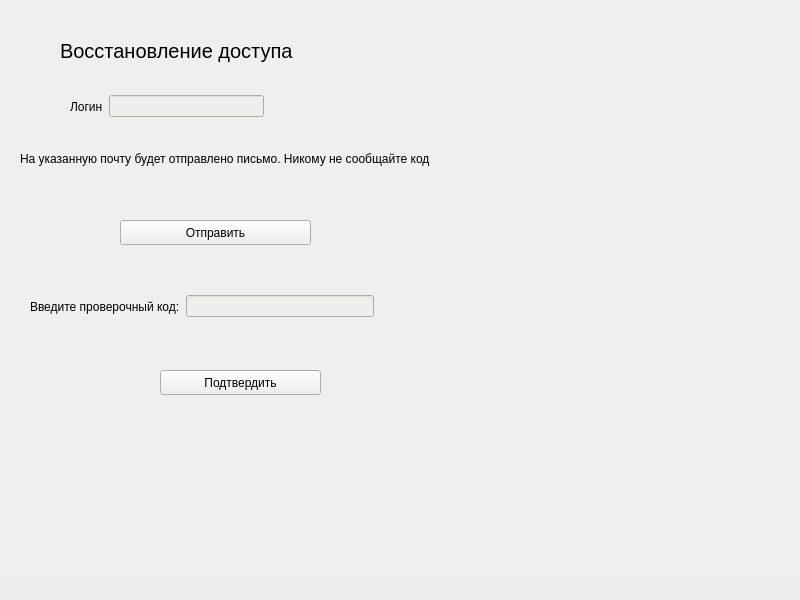
<?xml version="1.0" encoding="UTF-8"?>
<ui version="4.0">
 <class>Recovery</class>
 <widget class="QMainWindow" name="Recovery">
  <property name="geometry">
   <rect>
    <x>0</x>
    <y>0</y>
    <width>800</width>
    <height>600</height>
   </rect>
  </property>
  <property name="windowTitle">
   <string>MainWindow</string>
  </property>
  <property name="styleSheet">
   <string notr="true"/>
  </property>
  <widget class="QWidget" name="centralwidget">
   <widget class="QLabel" name="label_2">
    <property name="geometry">
     <rect>
      <x>20</x>
      <y>150</y>
      <width>521</width>
      <height>17</height>
     </rect>
    </property>
    <property name="styleSheet">
     <string notr="true"/>
    </property>
    <property name="text">
     <string>На указанную почту будет отправлено письмо. Никому не сообщайте код</string>
    </property>
   </widget>
   <widget class="QPushButton" name="pushButton">
    <property name="geometry">
     <rect>
      <x>120</x>
      <y>220</y>
      <width>191</width>
      <height>25</height>
     </rect>
    </property>
    <property name="text">
     <string>Отправить</string>
    </property>
   </widget>
   <widget class="QWidget" name="layoutWidget">
    <property name="geometry">
     <rect>
      <x>70</x>
      <y>90</y>
      <width>194</width>
      <height>33</height>
     </rect>
    </property>
    <layout class="QHBoxLayout" name="horizontalLayout">
     <item>
      <widget class="QLabel" name="label_3">
       <property name="styleSheet">
        <string notr="true"/>
       </property>
       <property name="text">
        <string>Логин</string>
       </property>
      </widget>
     </item>
     <item>
      <widget class="QLineEdit" name="login">
       <property name="styleSheet">
        <string notr="true">background: rgb(238, 238, 236);</string>
       </property>
      </widget>
     </item>
    </layout>
   </widget>
   <widget class="QPushButton" name="pushButton_2">
    <property name="geometry">
     <rect>
      <x>160</x>
      <y>370</y>
      <width>161</width>
      <height>25</height>
     </rect>
    </property>
    <property name="text">
     <string>Подтвердить</string>
    </property>
   </widget>
   <widget class="QWidget" name="layoutWidget">
    <property name="geometry">
     <rect>
      <x>30</x>
      <y>290</y>
      <width>344</width>
      <height>33</height>
     </rect>
    </property>
    <layout class="QHBoxLayout" name="horizontalLayout_2">
     <item>
      <widget class="QLabel" name="label">
       <property name="styleSheet">
        <string notr="true"/>
       </property>
       <property name="text">
        <string>Введите проверочный код:</string>
       </property>
      </widget>
     </item>
     <item>
      <widget class="QLineEdit" name="check_code">
       <property name="styleSheet">
        <string notr="true">background: rgb(238, 238, 236);</string>
       </property>
      </widget>
     </item>
    </layout>
   </widget>
   <widget class="QLabel" name="label_4">
    <property name="geometry">
     <rect>
      <x>60</x>
      <y>30</y>
      <width>271</width>
      <height>41</height>
     </rect>
    </property>
    <property name="styleSheet">
     <string notr="true">font-size: 20px</string>
    </property>
    <property name="text">
     <string>Восстановление доступа</string>
    </property>
   </widget>
  </widget>
  <widget class="QMenuBar" name="menubar">
   <property name="geometry">
    <rect>
     <x>0</x>
     <y>0</y>
     <width>800</width>
     <height>22</height>
    </rect>
   </property>
  </widget>
  <widget class="QStatusBar" name="statusbar">
   <property name="styleSheet">
    <string notr="true">background: rgb(238, 238, 236);</string>
   </property>
  </widget>
 </widget>
 <resources/>
 <connections/>
</ui>
